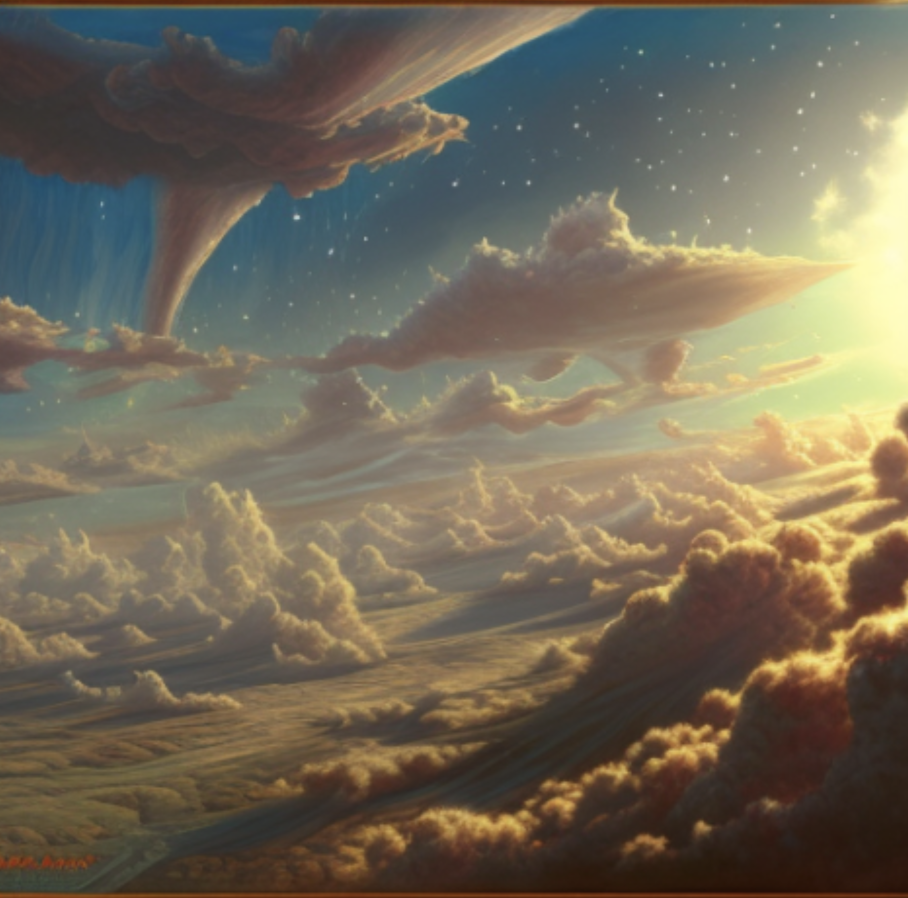
#> input picture figures/watermarked_img.png, 1815 x 1795 px (shown at 1/2 size)
$ jupyter execute poster_imgs_cat.ipynb
#> lines starting #> are read from the running program, lines starting #| are printed output that depends on the picture
[cell 1]
from PIL import Image

def apply_strong_jpeg_compression(image_path, output_path=None, quality=10):
    """
    Apply strong JPEG compression to an image.

    Parameters:
    -----------
    image_path : str
        Path to the input image file
    output_path : str, optional
        Path to save the compressed image. If None, saves as '{original_name}_compressed.jpg'
    quality : int, optional
        JPEG quality factor (1-95). Lower values = more compression. Default is 10 (very low quality)

    Returns:
    --------
    str
        Path to the compressed image file
    """
#> called with image_path = './figures/watermarked_img.png', output_path = './figures/watermarked_img_compressed.jpg', quality = 8
    # Open the image
    img = Image.open(image_path)
#> img is the input picture: PIL image 1815x1795 RGBA; mean R, G, B, A 114, 105.2, 88, 255

    # Convert to RGB if necessary (JPEG doesn't support transparency)
    if img.mode in ('RGBA', 'LA', 'P'):
        rgb_img = Image.new('RGB', img.size, (255, 255, 255))
#> rgb_img: PIL image 1815x1795 RGB; every value is 255
        if img.mode == 'P':
            img = img.convert('RGBA')
        rgb_img.paste(img, mask=img.split()[-1] if img.mode in ('RGBA', 'LA') else None)
        img = rgb_img
    elif img.mode != 'RGB':
        img = img.convert('RGB')

    # Generate output path if not provided
    if output_path is None:
        import os
        base_name = os.path.splitext(image_path)[0]
        output_path = f"{base_name}_compressed.jpg"

    # Save with strong compression (low quality)
    img.save(output_path, 'JPEG', quality=quality, optimize=False)

    print(f"Compressed image saved to: {output_path}")
    print(f"Quality factor: {quality}")

    return output_path

[cell 2]
# Example usage:


apply_strong_jpeg_compression('./figures/watermarked_img.png', './figures/watermarked_img_compressed.jpg', quality=8)
# apply_strong_jpeg_compression('photo.jpg')  # Uses default quality=10

[cell 3]
from PIL import Image

def apply_rescaling(image_path, output_path=None, scale_factor=0.5, interpolation='bilinear'):
    """
    Apply rescaling transformation (downscale + upscale) to test interpolation robustness.

    Parameters:
    -----------
    image_path : str
        Path to the input image file
    output_path : str, optional
        Path to save the rescaled image. If None, saves as '{original_name}_rescaled.png'
    scale_factor : float, optional
        Factor to downscale by (0-1). Default is 0.5 (50% of original size)
    interpolation : str, optional
        Interpolation method: 'nearest', 'bilinear', 'bicubic', 'lanczos'
        Default is 'bilinear'

    Returns:
    --------
    str
        Path to the rescaled image file
    """
#> called with image_path = './figures/watermarked_img.png', output_path = './figures/watermarked_rescaling.png', scale_factor = 0.25, interpolation = 'nearest'
    # Mapping of interpolation methods
    interp_methods = {
        'nearest': Image.NEAREST,
        'bilinear': Image.BILINEAR,
        'bicubic': Image.BICUBIC,
        'lanczos': Image.LANCZOS
    }

    if interpolation.lower() not in interp_methods:
        raise ValueError(f"Invalid interpolation method. Choose from: {list(interp_methods.keys())}")

    resample_method = interp_methods[interpolation.lower()]

    # Open the image
    img = Image.open(image_path)
    original_size = img.size

    # Calculate downscaled size
    new_width = int(original_size[0] * scale_factor)
    new_height = int(original_size[1] * scale_factor)
    downscaled_size = (new_width, new_height)

    # Downscale
    img_downscaled = img.resize(downscaled_size, resample=resample_method)

    # Upscale back to original size
    img_rescaled = img_downscaled.resize(original_size, resample=resample_method)

    # Generate output path if not provided
    if output_path is None:
        import os
        base_name = os.path.splitext(image_path)[0]
        output_path = f"{base_name}_rescaled.png"

    # Save without compression (PNG format preserves quality)
    img_rescaled.save(output_path, 'PNG')

    print(f"Rescaled image saved to: {output_path}")
    print(f"Original size: {original_size}")
#| Original size: (1815, 1795)
    print(f"Downscaled to: {downscaled_size}")
#| Downscaled to: (453, 448)
    print(f"Upscaled back to: {original_size}")
#| Upscaled back to: (1815, 1795)
    print(f"Interpolation method: {interpolation}")

    return output_path


# Example usage:
# apply_rescaling('input.png')  # Default: 50% downscale with bilinear
# apply_rescaling('input.png', scale_factor=0.25)  # 25% downscale
# apply_rescaling('input.png', interpolation='bicubic')  # Different interpolation

[cell 4]
apply_rescaling('./figures/watermarked_img.png', './figures/watermarked_rescaling.png', scale_factor=0.25, interpolation='nearest')

[cell 5]
from PIL import Image, ImageFilter

def apply_gaussian_blur(image_path, output_path=None, radius=5.0):
    """
    Apply Gaussian blur to simulate optical defocus or motion blur.

    Parameters:
    -----------
    image_path : str
        Path to the input image file
    output_path : str, optional
        Path to save the blurred image. If None, saves as '{original_name}_blurred.png'
    radius : float, optional
        Blur radius (standard deviation). Higher values = more blur.
        Default is 5.0
        - Light blur: 1-3
        - Moderate blur: 3-7
        - Heavy blur: 7-15
        - Extreme blur: 15+

    Returns:
    --------
    str
        Path to the blurred image file
    """
#> called with image_path = './figures/watermarked_img.png', radius = 10
    # Open the image
    img = Image.open(image_path)

    # Apply Gaussian blur
    img_blurred = img.filter(ImageFilter.GaussianBlur(radius=radius))

    # Generate output path if not provided
    if output_path is None:
        import os
        base_name = os.path.splitext(image_path)[0]
        output_path = f"{base_name}_blurred.png"

    # Save without compression (PNG format)
    img_blurred.save(output_path, 'PNG')

    print(f"Blurred image saved to: {output_path}")
    print(f"Blur radius: {radius}")

    return output_path

[cell 6]
# Example usage:
apply_gaussian_blur('./figures/watermarked_img.png',  radius=10.0)  # Default: radius=5.0
# apply_gaussian_blur('input.png', radius=10.0)  # Heavy blur
# apply_gaussian_blur('input.png', 'output.png', radius=2.0)  # Light blur

[cell 7]
from PIL import Image
import random

def apply_random_resized_crop(image_path, output_path=None, crop_scale=(0.5, 1.0),
                              aspect_ratio=(0.75, 1.33), interpolation='bilinear', seed=None):
    """
    Apply random resized cropping to simulate reframing or partial viewing of the image.

    Parameters:
    -----------
    image_path : str
        Path to the input image file
    output_path : str, optional
        Path to save the cropped image. If None, saves as '{original_name}_cropped.png'
    crop_scale : tuple, optional
        Range of crop area relative to original image (min, max).
        Default is (0.5, 1.0) meaning crop 50-100% of the image
    aspect_ratio : tuple, optional
        Range of aspect ratio (width/height) for the crop (min, max).
        Default is (0.75, 1.33) for reasonable variations
    interpolation : str, optional
        Interpolation method: 'nearest', 'bilinear', 'bicubic', 'lanczos'
        Default is 'bilinear'
    seed : int, optional
        Random seed for reproducibility. If None, uses random values

    Returns:
    --------
    tuple
        (output_path, crop_info) where crop_info contains the crop parameters used
    """
#> called with image_path = './figures/watermarked_img.png', crop_scale = (0.3, 0.8), aspect_ratio = (0.75, 1.33), interpolation = 'bilinear'
    # Set random seed if provided
    if seed is not None:
        random.seed(seed)

    # Mapping of interpolation methods
    interp_methods = {
        'nearest': Image.NEAREST,
        'bilinear': Image.BILINEAR,
        'bicubic': Image.BICUBIC,
        'lanczos': Image.LANCZOS
    }

    if interpolation.lower() not in interp_methods:
        raise ValueError(f"Invalid interpolation method. Choose from: {list(interp_methods.keys())}")

    resample_method = interp_methods[interpolation.lower()]

    # Open the image
    img = Image.open(image_path)
    original_size = img.size
    width, height = original_size
    area = width * height

    # Randomly select crop area scale
    target_area = area * random.uniform(crop_scale[0], crop_scale[1])

    # Randomly select aspect ratio
    log_ratio = (random.uniform(aspect_ratio[0], aspect_ratio[1]))

    # Calculate crop dimensions
    crop_width = int(round((target_area * log_ratio) ** 0.5))
    crop_height = int(round((target_area / log_ratio) ** 0.5))

    # Ensure crop dimensions don't exceed original image
    if crop_width > width:
        crop_width = width
    if crop_height > height:
        crop_height = height

    # Randomly select crop position
    left = random.randint(0, width - crop_width)
    top = random.randint(0, height - crop_height)
    right = left + crop_width
    bottom = top + crop_height

    # Perform the crop
    img_cropped = img.crop((left, top, right, bottom))
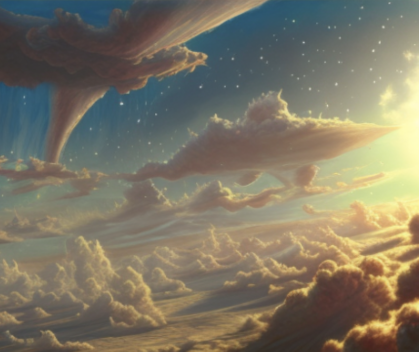
#> img_cropped: PIL image 1673x1406 RGBA (shown at 1/4 size); mean R, G, B, A 124.5, 118.1, 100.7, 255

    # Resize back to original dimensions
    img_resized = img_cropped.resize(original_size, resample=resample_method)
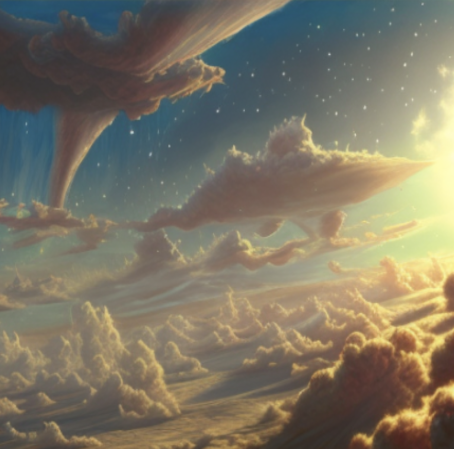
#> img_resized: PIL image 1815x1795 RGBA (shown at 1/4 size); mean R, G, B, A 124.5, 118.1, 100.7, 255

    # Generate output path if not provided
    if output_path is None:
        import os
        base_name = os.path.splitext(image_path)[0]
        output_path = f"{base_name}_cropped.png"

    # Save without compression (PNG format)
    img_resized.save(output_path, 'PNG')

    # Prepare crop info
    crop_info = {
        'original_size': original_size,
        'crop_box': (left, top, right, bottom),
        'crop_size': (crop_width, crop_height),
        'crop_scale': target_area / area,
        'crop_aspect_ratio': crop_width / crop_height
    }

    print(f"Cropped image saved to: {output_path}")
    print(f"Original size: {original_size}")
#| Original size: (1815, 1795)
    print(f"Crop box (left, top, right, bottom): ({left}, {top}, {right}, {bottom})")
#| Crop box (left, top, right, bottom): (107, 20, 1780, 1426)
    print(f"Crop size: {crop_width}x{crop_height}")
#| Crop size: 1673x1406
    print(f"Crop scale: {crop_info['crop_scale']:.2%}")
#| Crop scale: 72.22%
    print(f"Crop aspect ratio: {crop_info['crop_aspect_ratio']:.2f}")
#| Crop aspect ratio: 1.19

    return output_path, crop_info

[cell 8]
apply_random_resized_crop('./figures/watermarked_img.png',  crop_scale=(0.3, 0.8))  # Default: 50-100% crop

[cell 9]
from PIL import Image, ImageDraw
import random

def apply_occlusion(image_path, output_path=None, occlusion_ratio=0.25,
                   position='random', num_rectangles=1, seed=None):
    """
    Apply occlusion by masking part of the image with black rectangle(s).
    Tests spatial redundancy of watermarks or robustness to partial occlusion.

    Parameters:
    -----------
    image_path : str
        Path to the input image file
    output_path : str, optional
        Path to save the occluded image. If None, saves as '{original_name}_occluded.png'
    occlusion_ratio : float, optional
        Fraction of image area to occlude (0-1). Default is 0.25 (25%)
    position : str or tuple, optional
        Position of occlusion:
        - 'random': Random position (default)
        - 'center': Center of image
        - 'top_left', 'top_right', 'bottom_left', 'bottom_right': Corners
        - (x, y): Specific coordinates for top-left corner of rectangle
    num_rectangles : int, optional
        Number of occlusion rectangles to apply. Default is 1
    seed : int, optional
        Random seed for reproducibility. If None, uses random values

    Returns:
    --------
    tuple
        (output_path, occlusion_info) where occlusion_info contains the occlusion parameters
    """
#> called with image_path = './figures/watermarked_img.png', occlusion_ratio = 0.25, position = 'random', num_rectangles = 1
    # Set random seed if provided
    if seed is not None:
        random.seed(seed)

    # Open the image
    img = Image.open(image_path)
    width, height = img.size
    total_area = width * height

    # Create a copy to draw on
    img_occluded = img.copy()
    draw = ImageDraw.Draw(img_occluded)

    occlusion_info = []

    # Calculate area per rectangle
    area_per_rect = (total_area * occlusion_ratio) / num_rectangles

    for i in range(num_rectangles):
        # Calculate rectangle dimensions (square-ish by default)
        rect_width = int((area_per_rect) ** 0.5)
        rect_height = int(area_per_rect / rect_width)

        # Ensure dimensions don't exceed image size
        rect_width = min(rect_width, width)
        rect_height = min(rect_height, height)

        # Determine position
        if position == 'random':
            x = random.randint(0, width - rect_width)
            y = random.randint(0, height - rect_height)
        elif position == 'center':
            x = (width - rect_width) // 2
            y = (height - rect_height) // 2
        elif position == 'top_left':
            x, y = 0, 0
        elif position == 'top_right':
            x = width - rect_width
            y = 0
        elif position == 'bottom_left':
            x = 0
            y = height - rect_height
        elif position == 'bottom_right':
            x = width - rect_width
            y = height - rect_height
        elif isinstance(position, tuple) and len(position) == 2:
            x, y = position
            # Ensure rectangle stays within bounds
            x = min(x, width - rect_width)
            y = min(y, height - rect_height)
        else:
            raise ValueError(f"Invalid position: {position}")

        # Draw black rectangle
        draw.rectangle([x, y, x + rect_width, y + rect_height], fill='black')

        occlusion_info.append({
            'box': (x, y, x + rect_width, y + rect_height),
            'size': (rect_width, rect_height),
            'area_ratio': (rect_width * rect_height) / total_area
        })
#> after the loop, occlusion_info = 1 item

    # Generate output path if not provided
    if output_path is None:
        import os
        base_name = os.path.splitext(image_path)[0]
        output_path = f"{base_name}_occluded.png"

    # Save without compression (PNG format)
    img_occluded.save(output_path, 'PNG')
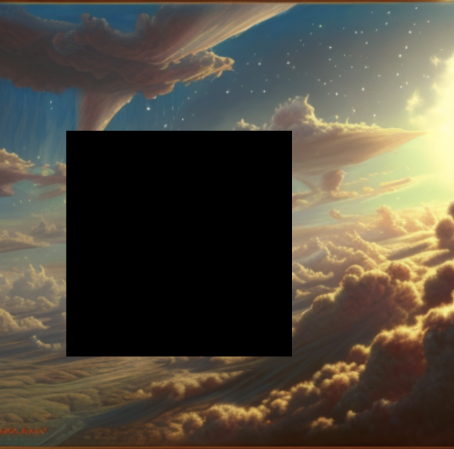
#> saved as watermarked_img_occluded.png: PIL image 1815x1795 RGBA (shown at 1/4 size); mean R, G, B, A 81.9, 75.7, 63.1, 255

    print(f"Occluded image saved to: {output_path}")
    print(f"Image size: {width}x{height}")
#| Image size: 1815x1795
    print(f"Number of occlusions: {num_rectangles}")
    print(f"Total occlusion ratio: {occlusion_ratio:.1%}")

    for i, info in enumerate(occlusion_info):
        print(f"Rectangle {i+1}: position ({info['box'][0]}, {info['box'][1]}), "
              f"size {info['size'][0]}x{info['size'][1]}, "
              f"area {info['area_ratio']:.1%}")
#> this loop made 1 pass
#| Rectangle 1: position (265, 523), size 902x902, area 25.0%

    return output_path, occlusion_info


# Example usage:
#
# apply_occlusion('input.png', occlusion_ratio=0.5)  # 50% occlusion
# apply_occlusion('input.png', position='center')  # Center occlusion
# apply_occlusion('input.png', num_rectangles=3)  # Multiple occlusions

[cell 10]
apply_occlusion('./figures/watermarked_img.png')  # Default: 25% random occlusion

[cell 11]
def apply_grid_occlusion(image_path, output_path=None, grid_size=(3, 3),
                         occlude_cells=None, seed=None):
    """
    Apply occlusion in a grid pattern.

    Parameters:
    -----------
    image_path : str
        Path to the input image file
    output_path : str, optional
        Path to save the occluded image
    grid_size : tuple, optional
        Grid dimensions (rows, cols). Default is (3, 3)
    occlude_cells : list, optional
        List of cell indices to occlude (0-indexed). If None, randomly selects cells
    seed : int, optional
        Random seed for reproducibility
    """
#> called with image_path = './figures/watermarked_img.png', grid_size = (4, 4)
    from PIL import Image, ImageDraw
    import random
    import os

    if seed is not None:
        random.seed(seed)

    img = Image.open(image_path)
    width, height = img.size

    rows, cols = grid_size
#> rows = 4; cols = 4
    cell_width = width // cols
#> cell_width = 453
    cell_height = height // rows
#> cell_height = 448

    img_occluded = img.copy()
    draw = ImageDraw.Draw(img_occluded)

    # If no cells specified, randomly select some
    if occlude_cells is None:
        total_cells = rows * cols
#> total_cells = 16
        num_to_occlude = max(1, total_cells // 3)  # Occlude ~1/3 of cells
#> num_to_occlude = 5
        occlude_cells = random.sample(range(total_cells), num_to_occlude)
#> occlude_cells = [15, 6, 12, 4, 7]

    occluded_info = []

    for cell_idx in occlude_cells:
        row = cell_idx // cols
        col = cell_idx % cols

        x1 = col * cell_width
        y1 = row * cell_height
        x2 = x1 + cell_width
        y2 = y1 + cell_height

        draw.rectangle([x1, y1, x2, y2], fill='black')
        occluded_info.append({'cell': (row, col), 'box': (x1, y1, x2, y2)})
#> this loop made 5 passes
#> (cell_idx, row, col, x1, y1, x2, y2) on passes 1, 2, 3, 5: (15, 3, 3, 1359, 1344, 1812, 1792), (6, 1, 2, 906, 448, 1359, 896), (12, 3, 0, 0, 1344, 453, 1792), (7, 1, 3, 1359, 448, 1812, 896)
#> after the loop, occluded_info = 5 items

    if output_path is None:
        base_name = os.path.splitext(image_path)[0]
        output_path = f"{base_name}_grid_occluded.png"

    img_occluded.save(output_path, 'PNG')
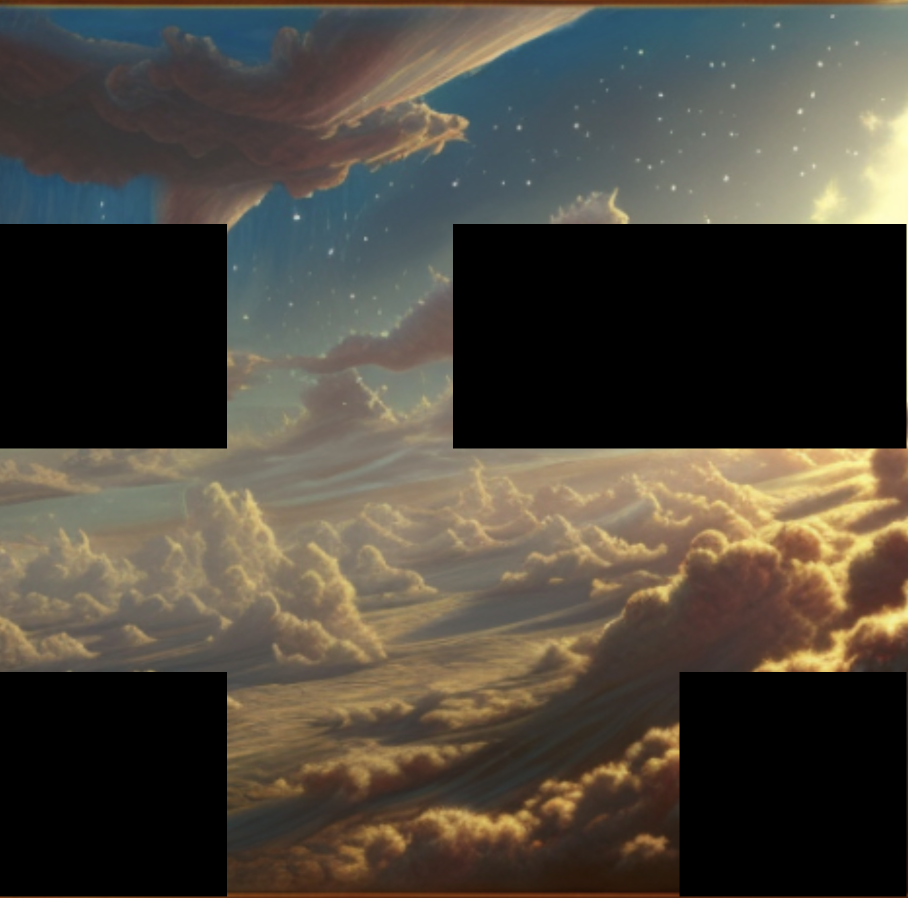
#> saved as watermarked_img_grid_occluded.png: PIL image 1815x1795 RGBA (shown at 1/2 size); mean R, G, B, A 75.6, 69.8, 59.8, 255

    print(f"Grid occluded image saved to: {output_path}")
    print(f"Grid size: {rows}x{cols}")
#| Grid size: 4x4
    print(f"Occluded cells: {len(occlude_cells)}/{rows*cols}")
#| Occluded cells: 5/16
#> (the rest of the program and of its run is left out)
